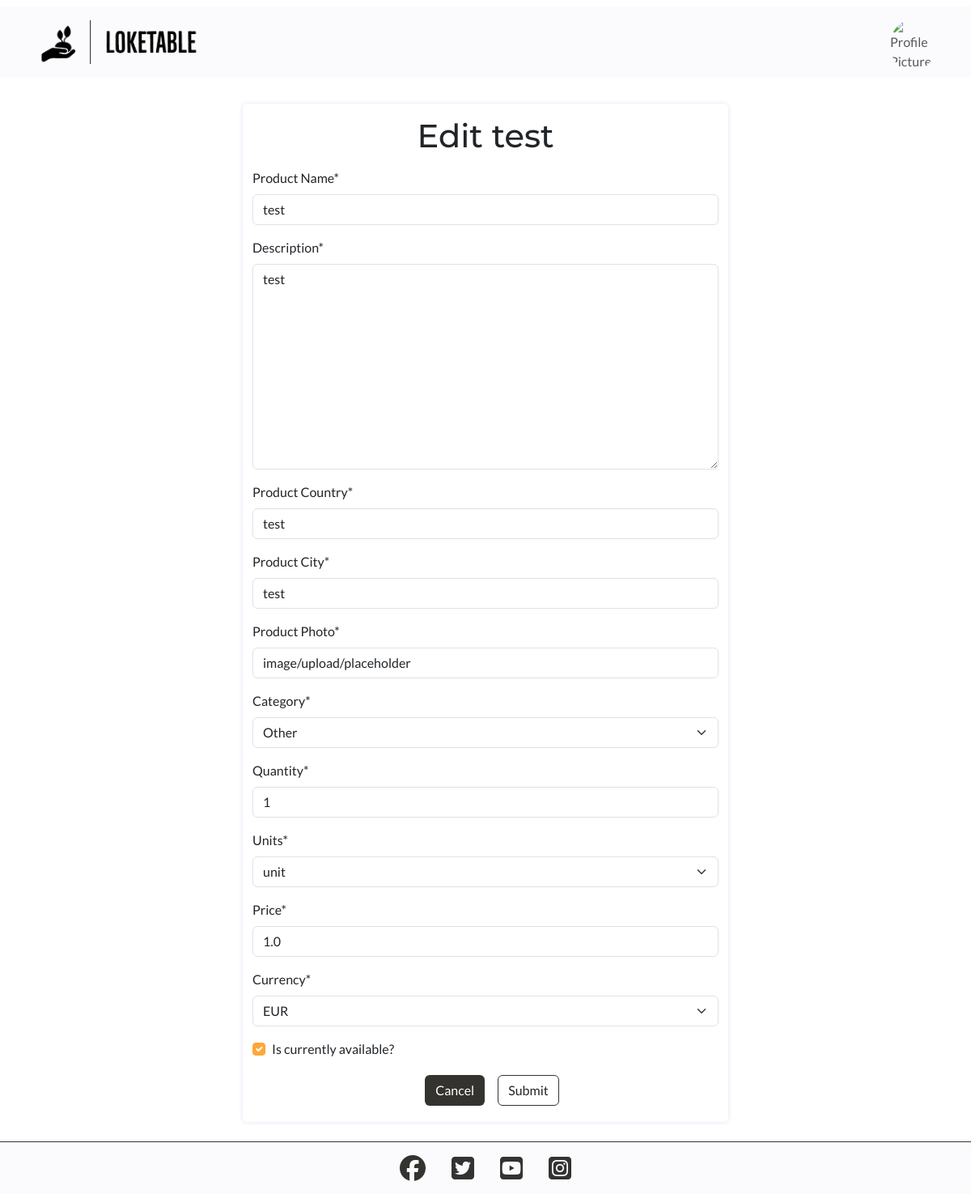
The page /products/edit/32/test/ (signed in) on the database its author committed.
### products/models.py (models this page shows, shortened)
class Product(models.Model):
    user = models.ForeignKey(
        User,
        on_delete=models.CASCADE,
        related_name="producer"
        )
    title = models.CharField(max_length=30, null=False, blank=False)
    description = models.TextField(max_length=1000, null=False, blank=False)
    country = models.CharField(max_length=30)
    city = models.CharField(max_length=30)
    created_date = models.DateTimeField(auto_now_add=True)
    updated_date = models.DateTimeField(auto_now=True)
    image = CloudinaryField('image', default='placeholder')
    category = models.CharField(
        max_length=50,
        choices=CATEGORIES,
        default="other"
        )
    price = models.FloatField()
    currency = models.CharField(
        max_length=10,
        choices=CURRENCIES,
        default="eur"
        )
    available = models.BooleanField()
    quantity = models.IntegerField(null=False, blank=False)
    units = models.CharField(
        max_length=10,
        choices=UNIT_CHOICES,
        default='unit'
    )
    slug = models.SlugField(max_length=200)
    favorited_by = models.ManyToManyField(
        User, related_name='favorites',
        blank=True
    )
    class Meta:
        ordering = ['-updated_date']

### products/views.py (the view, shortened to what this page needs)
class EditProduct(
    SuccessMessageMixin,
    LoginRequiredMixin,
    UserPassesTestMixin,
    generic.UpdateView
):
    template_name = 'products/add_product.html'
    form_class = ProductForm
    model = Product
    success_message = '%(title)s edited successfully'
    def test_func(self):
        return self.request.user == self.get_object().user

### products/forms.py
class ProductForm(forms.ModelForm):
    class Meta:
        model = Product
        fields = [
            'title',
            'description',
            'country',
            'city',
            'image',
            'category',
            'quantity',
            'units',
            'price',
            'currency',
            'available'
        ]
        labels = {
            'title': 'Product Name',
            'description': 'Description',
            'country': 'Product Country',
            'city': 'Product City',
            'image': 'Product Photo',
            'category': 'Category',
            'quantity': 'Quantity',
            'units': 'Units',
            'price': 'Price',
            'currency': 'Currency',
            'available': 'Is currently available?'
        }

### home/templatetags/custom_tags.py (called while the page is built)
@register.filter
def search_bar_urls(url_name):
    included_urls = [
        'home',
        'products',
        'favorite_products'
    ]
    return url_name not in included_urls

### products/templates/products/add_product.html (shortened to what this page needs)
{% extends 'base.html' %}
{% block content %}
    <div class="container form-container">
        <form method="POST" enctype="multipart/form-data" class="my-4 py-3">
            <h1 class="text-center mb-3">{% if product.title %}Edit {{ product.title }}{% else %}Add Product{% endif %}</h1>
            {{ form | crispy }}
            <div class="d-flex justify-content-center">
                <a href="{% url 'profile' user.id %}" class="btn btn-cancel">Cancel</a>
                <input type="submit" value="Submit" class="btn general-purpose-btn my-1">
            </div>
        </form>
    </div>
{% endblock %}

### static/css/base.css (style rules this page uses)
:root { --title: 'Montserrat', sans-serif; --body: 'Lato', sans-serif; --jet: #343330; --drab-dark-brown: #45462A; --field-drab: #7E5920; --fulvous: #DC851F; --orange-peel: #FFA737; --cloud-white: rgb(255, 255, 255); --off-lavender: rgba(216,212,242,0.1); --box-shadow-small-lavender: 0px 0px 6px -1px rgb(216,212,242); --box-shadow-big-lavender: 0px 0px 7px 5px rgb(216,212,242); }
html, body { height: 100%; }
body { display: flex; flex-direction: column; font-family: var(--body); }
h1, h2, h3, h4, h5, h6 { font-family: var(--title); }
a { text-decoration: none; color: black; }
.general-purpose-btn { background-color: var(--cloud-white); border: 1px solid var(--jet); }
.form-control::placeholder { font-size: 0.95rem; color: #aaa; font-style: italic; }
.form-check-input:checked { background-color: var(--orange-peel); border-color: var(--orange-peel); }
.form-container { width: 90%; box-shadow: var(--box-shadow-small-lavender); border-radius: 5px; }
.btn-cancel { align-self: center; margin: 0 1rem; background-color: var(--jet); color: var(--cloud-white); }
@media screen and (min-width: 576px) { .form-container { width: 75%; } }
@media screen and (min-width: 992px) { .form-container { width: 50%; } }

### rows shown on the page
Product: title "test", description "test", country "test", city "test", image "image/upload/placeholder", category "Other", quantity "1", units "unit", price "1.0", currency "EUR", available "☑"
